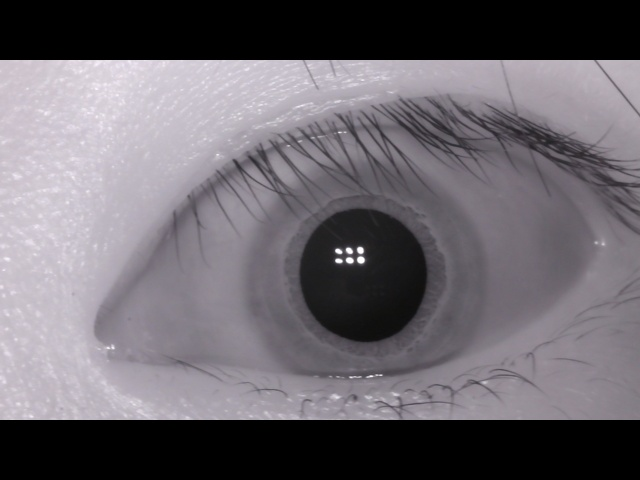
#> input picture photo/1/L/3.jpeg, 640 x 480 px, found by its file name
$ jupyter execute --allow-errors testIris.ipynb   (shell and % lines are left out)
#> lines starting #> are read from the running program, lines starting #| are printed output that depends on the picture; after the words box and inside, x2 and y2 are one past the last pixel; in counts of white or black regions, pixels touching at a corner belong together
### util/innerCircle.py
import numpy as np
import cv2


def innerCircle(img):
    """
    内圆检测
    :param img: cv2.imread() numpy.ndarrdy
    :return: 瞳孔霍夫圆参数 numpy.ndarray [x, y, r]
    """

    img = cv2.medianBlur(img, 11)
    ret, img = cv2.threshold(img, 50, 255, cv2.THRESH_BINARY)

    # [6 lines of commented-out code are left out]

    circles = cv2.HoughCircles(img, cv2.HOUGH_GRADIENT, 2, 5,
                               param1=110, param2=20, minRadius=20, maxRadius=130)
    circles = np.int16(np.around(circles))
    circles[0, :, 2] += 3

    return circles[0][0]

### util/feature.py
import os
import cv2
import pywt
import numpy as np

from util.innerCircle import innerCircle
from util.outerCircle import outerCircle
from util.normalize import normalize
from util.config import feature_dataset_path as fdp
from util.config import dataset_path as dp

height = 40
width = 512


# [18 lines left out: function generateFeatureDataset, not called in this run]


def getFeatureMap(img, mode='swt'):
    # 提取每张照片的特征
    inner = innerCircle(img)
    outer = outerCircle(img, inner)
    polar_array, polar_noise = normalize(img, outer[0], outer[1], outer[2], inner[0], inner[1], inner[2], height, width)
    if mode == 'swt':
        feature = swtFeatureMap(polar_array, wavelet='db3', level=7)  # 静态小波变换
    else:
        feature = mallatFeatureMap(polar_array, wavelet='db3', level=7)  # mallat小波变换
    return feature


# [27 lines left out: functions swtFeatureMap, mallatFeatureMap, not called in this run]

### testIris.ipynb
[cell 1]
import os
import numpy as np
from PIL import Image
import matplotlib.pyplot as plt

abs_path = os.walk(r".\intervalDataset")

dataSet = np.zeros((40, 280, 320))
i = 0
for path, dir_list, file_list in abs_path:
    for file_name in file_list:
        print(os.path.join(path, file_name))
        pil_img = Image.open(os.path.join(path, file_name))
        np_img = np.array(pil_img)
        dataSet[i] = np_img
        i += 1

[cell 2]
plt.imshow(dataSet[0, :, :], cmap='gray')
plt.show()

Canny边缘检测

[cell 3]
import cv2
import matplotlib.pyplot as plt

img = cv2.imread("./photo/dz/L/3.jpeg", 0)
#> img: shape (480, 640); min 0, max 255, mean 104.6
plt.imshow(img, cmap='gray')
# img = cv2.GaussianBlur(img, (3, 3), 0)
# ret, img = cv2.threshold(img, cv2.THRESH_OTSU, 255, cv2.THRESH_BINARY)
img = cv2.Canny(img, 45, 110)
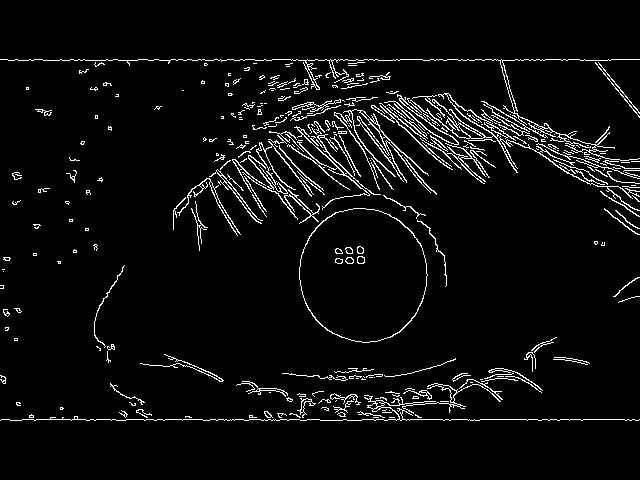
#> img: shape (480, 640); 4.7% white in thin lines or dots, all inside (x1, y1, x2, y2) = (0, 59, 640, 421)

# cv2.imshow('Canny', img)
# cv2.waitKey(0)
# cv2.destroyAllWindows()

二值化检测中心点

[cell 4]
img = cv2.imread("./photo/ycr/R/20.jpeg", 0)

#> (the rest of this cell did not finish here and is left out)

霍夫圆检测

[cell 5]
img = cv2.imread("./intervalDataset/001/R/S1001R08.jpg", 0)
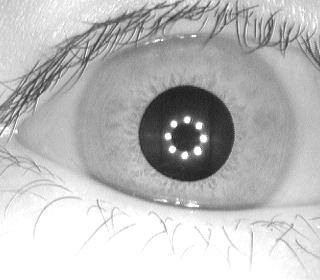
#> input picture intervalDataset/001/R/S1001R08.jpg, 320 x 280 px
#> img is the input picture: shape (280, 320); min 21, max 255, mean 187.6
img = cv2.GaussianBlur(img, (3, 3), 0)
img = cv2.Canny(img, 45, 110)
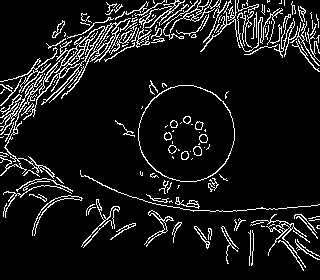
#> img: shape (280, 320); 9.1% white in thin lines or dots

cimg = cv2.cvtColor(img, cv2.COLOR_GRAY2BGR)
#> cimg: shape (280, 320, 3); 9.1% white in thin lines or dots
circles = cv2.HoughCircles(img, cv2.HOUGH_GRADIENT, 2, 50,
                           param1=110, param2=20, minRadius=10, maxRadius=130)
#> circles = 30 rows, first 8: [129, 123, 102.4], [209, 143, 128.8], [257, 125, 117.8], [197, 91, 91.4], [81, 151, 91.4], [141, 71, 65], [307, 125, 109], [247, 75, 71.6]
circles = np.int16(np.around(circles))
#> circles = 30 rows, first 8: [129, 123, 102], [209, 143, 129], [257, 125, 118], [197, 91, 91], [81, 151, 91], [141, 71, 65], [307, 125, 109], [247, 75, 72]
distance = np.zeros(len(circles[0]))
#> distance = 30 values from 0 to 0
#> (the rest of this cell did not finish here and is left out)

inner整合

[cell 6]
import cv2
from util.innerCircle import innerCircle

img = cv2.imread("./photo/lxy/L/6.jpeg", 0)
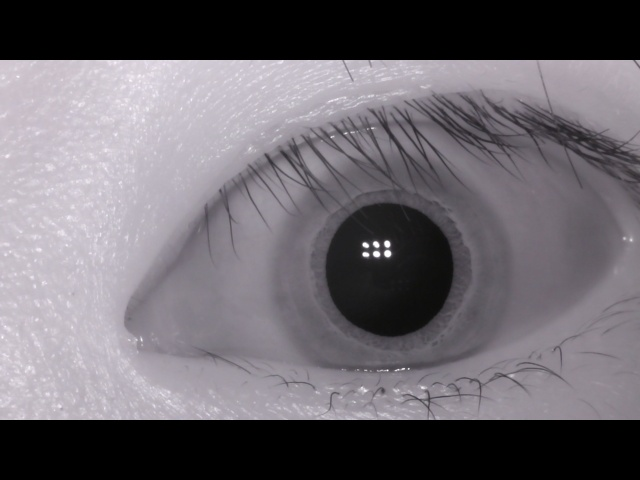
#> input picture photo/1/L/6.jpeg, 640 x 480 px, found by its file name
#> img: shape (480, 640); min 0, max 255, mean 105.7
cimg = cv2.cvtColor(img, cv2.COLOR_GRAY2BGR)
#> cimg: shape (480, 640, 3)

# center = getCenter(img)
inner = innerCircle(img)
#> in innerCircle, `ret, img = cv2.threshold(img, 50, 255, cv2.THRESH_BINARY)`:
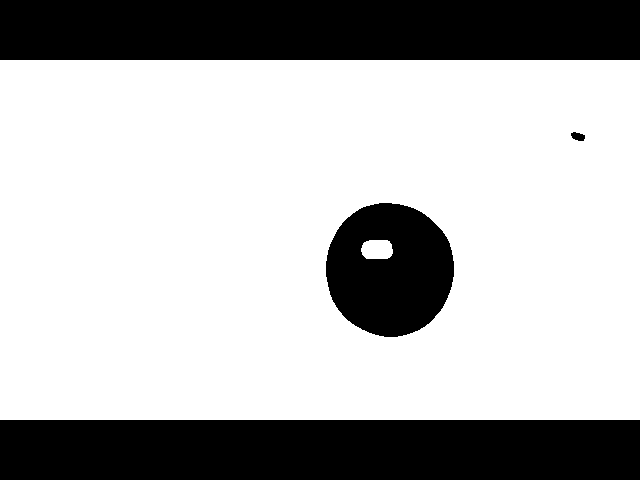
#> img: shape (480, 640); 70.8% white; 4 black regions, box (x1, y1, x2, y2) and area: (0, 0, 640, 60) 38400, (0, 420, 640, 480) 38400, (326, 203, 454, 337) 12928, (571, 132, 585, 141) 91
#> in innerCircle, `circles = cv2.HoughCircles(img, cv2.HOUGH_GRADIENT, 2, 5, param1=110, ..`: circles = 101 rows, first 8: [391, 269, 65.4], [397, 269, 71.4], [383, 269, 70.4], [391, 277, 59.6], [385, 275, 72.2], [377, 267, 75.8], [381, 281, 79.2], [403, 269, 77.4]
#> in innerCircle, `circles = np.int16(np.around(circles))`: circles = 101 rows, first 8: [391, 269, 65], [397, 269, 71], [383, 269, 70], [391, 277, 60], [385, 275, 72], [377, 267, 76], [381, 281, 79], [403, 269, 77]
#> inner = [391, 269, 68]
# draw the outer circle
cv2.circle(cimg, (inner[0], inner[1]), inner[2], (0, 255, 0), 2)
#> cimg: shape (480, 640, 3); mean B, G, R 105.4, 106.5, 105.4
# draw the center of the circle
cv2.circle(cimg, (inner[0], inner[1]), 2, (0, 0, 255), 3)
#> cimg: shape (480, 640, 3); mean B, G, R 105.4, 106.5, 105.4
# cv2.circle(cimg, (col_min, row_min), 2, (255, 0, 0), 3)
cv2.imshow('detected circles', cimg)
cv2.waitKey(0)
cv2.destroyAllWindows()

[cell 7]
import numpy as np
from cv2 import CV_32F

# img = cv2.imread("./intervalDataset/001/L/S1001L01.jpg", 0)
# img = cv2.GaussianBlur(img, (3, 3), 0)
# # clip_img = cv2.Canny(clip_img, 10, 50)
# kernel1 = np.array((
#     [0, 0, 0],
#     [-1, 0, 1],
#     [0, 0, 0]), dtype="float32")
# kernel2 = np.array((
#     [0, -1, 0],
#     [0, 0, 0],
#     [0, 1, 0]), dtype="float32")
# kernel3 = np.array((
#     [-1, 0, 0],
#     [0, 0, 0],
#     [0, 0, 1]), dtype="float32")
# kernel4 = np.array((
#     [0, 0, -1],
#     [0, 0, 0],
#     [1, 0, 0]), dtype="float32")
# img1 = cv2.filter2D(img, CV_32F, kernel1)
# img2 = cv2.filter2D(img, CV_32F, kernel2)
# img3 = cv2.filter2D(img, CV_32F, kernel3)
# img4 = cv2.filter2D(img, CV_32F, kernel4)
# X_img = img1 + 0.5 * (img3 + img4)
# Y_img = img2 + 0.5 * (img3 - img4)
# Grad_img = np.sqrt(np.square(X_img) + np.square(Y_img))
# Grad_img = cv2.convertScaleAbs(Grad_img)
# Grad_img = cv2.equalizeHist(Grad_img)
# cv2.imshow('Grad_img', Grad_img)
# cv2.waitKey(0)
# cv2.destroyAllWindows()

[cell 8]
import cv2
import numpy as np
from util.innerCircle import innerCircle

img = cv2.imread("./photo/lxy/R/2.jpeg", 0)
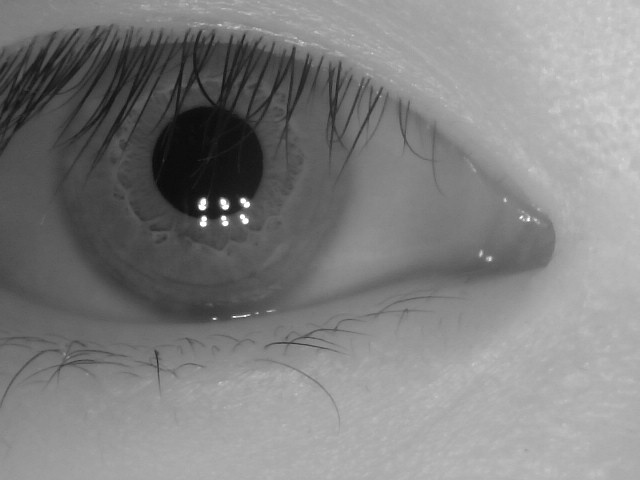
#> input picture photo/1/R/2.jpeg, 640 x 480 px, found by its file name
#> img is the input picture: shape (480, 640); min 11, max 255, mean 128.3
cimg = cv2.cvtColor(img, cv2.COLOR_GRAY2BGR)
cimg1 = cv2.cvtColor(img, cv2.COLOR_GRAY2BGR)
inner = innerCircle(img)
#> in innerCircle (call 2), `ret, img = cv2.threshold(img, 50, 255, cv2.THRESH_BINARY)`:
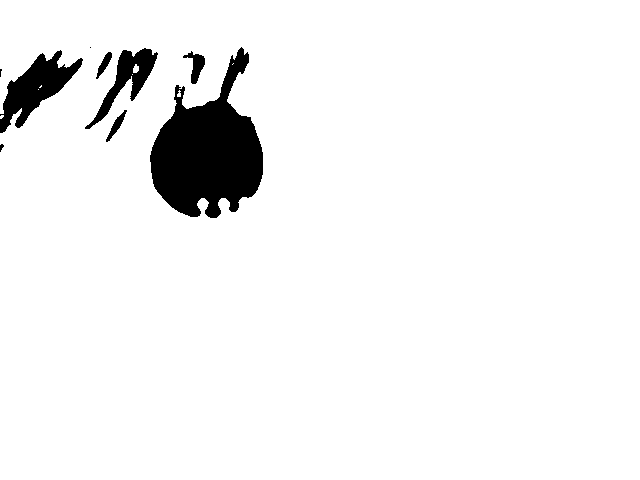
#> img: shape (480, 640); 94.8% white; 9 black regions (3 under 20 px), largest, box (x1, y1, x2, y2) and area: (150, 47, 263, 218) 10792, (0, 50, 83, 133) 2762, (85, 48, 158, 129) 1621, (183, 51, 205, 84) 315, (106, 110, 127, 142) 187, (96, 52, 112, 79) 162
#> in innerCircle (call 2), `circles = cv2.HoughCircles(img, cv2.HOUGH_GRADIENT, 2, 5, param1=110, ..`: circles = 577 rows, first 8: [205, 161, 57.2], [171, 165, 90.8], [147, 165, 115.6], [187, 135, 80.6], [187, 161, 75.4], [149, 159, 113.4], [141, 173, 122.2], [143, 155, 106.8]
#> in innerCircle (call 2), `circles = np.int16(np.around(circles))`: circles = 577 rows, first 8: [205, 161, 57], [171, 165, 91], [147, 165, 116], [187, 135, 81], [187, 161, 75], [149, 159, 113], [141, 173, 122], [143, 155, 107]
#> inner = [205, 161, 60]
clip_img = img[(inner[1] - inner[2]): (inner[1] + inner[2]), :]
clip_img = cv2.equalizeHist(clip_img)
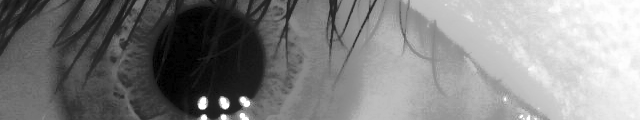
#> clip_img: shape (120, 640); min 0, max 255, mean 128.5
clip_img = cv2.GaussianBlur(clip_img, (9, 9), 0)
clip_img = cv2.medianBlur(clip_img, 9)
# img = cv2.medianBlur(img, 11)
# img = cv2.medianBlur(img, 11)
# eye_edges = cv2.Canny(clip_img, threshold1=15, threshold2=30, L2gradient=True)
circles = cv2.HoughCircles(clip_img, cv2.HOUGH_GRADIENT, 2, 5,
                           param1=30, param2=20, minRadius=int(inner[2] * 1.35), maxRadius=int(inner[2] * 3))
#> circles = 765 rows, first 8: [195, 39, 83.6], [193, 33, 86], [163, 17, 119.6], [179, 27, 101], [179, 15, 103.6], [187, 19, 96.6], [181, 21, 101.4], [175, 23, 107.2]
circles = np.int16(np.around(circles))
#> circles = 765 rows, first 8: [195, 39, 84], [193, 33, 86], [163, 17, 120], [179, 27, 101], [179, 15, 104], [187, 19, 97], [181, 21, 101], [175, 23, 107]
circles[0, :, 1] += inner[1] - inner[2]
# [4 lines of commented-out code are left out]

for shortest in circles[0, :]:
    # draw the outer circle
    cv2.circle(cimg, (shortest[0], shortest[1]), shortest[2], (0, 255, 0), 1)
    # draw the center of the circle
    cv2.circle(cimg, (shortest[0], shortest[1]), 2, (0, 0, 255), 3)
#> this loop made 765 passes
#> shortest on passes 1 to 3: [195, 140, 84], [193, 134, 86], [163, 118, 120]
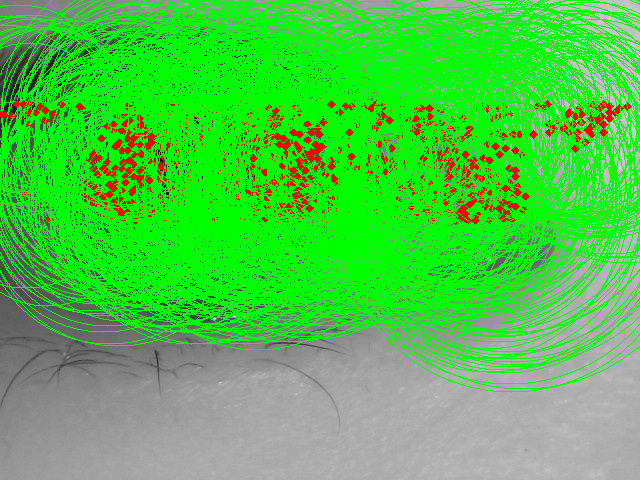
#> cimg: shape (480, 640, 3); mean B, G, R 68.7, 196.4, 78.7
distance = np.zeros(len(circles[0]))
#> distance = 765 values from 0 to 0
for index, value in enumerate(circles[0, :]):
    distance[index] = np.linalg.norm((np.array((inner[0], inner[1])) - np.array((value[0], value[1]))))
#> this loop made 765 passes
#> after the loop, distance = 765 values, max 425.6 at index 697, min 3.61 at index 10, mean 142.9
best_fit_index = np.argmin(distance)
#> best_fit_index = 10
best_fit = circles[0][np.argmin(distance)]
#> best_fit = [203, 164, 90]
# draw the outer circle
cv2.circle(cimg1, (best_fit[0], best_fit[1]), best_fit[2], (0, 255, 0), 2)
# draw the center of the circle
cv2.circle(cimg1, (best_fit[0], best_fit[1]), 2, (0, 0, 255), 3)
#> cimg1: shape (480, 640, 3); mean B, G, R 127.9, 129.3, 127.9
# draw the outer circle
cv2.circle(cimg1, (inner[0], inner[1]), inner[2], (0, 255, 0), 2)
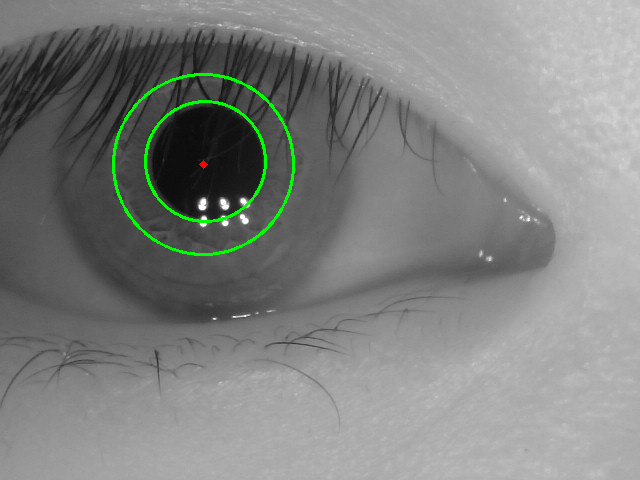
#> cimg1: shape (480, 640, 3); mean B, G, R 127.6, 130, 127.6
# draw the center of the circle
cv2.circle(cimg1, (inner[0], inner[1]), 2, (0, 0, 255), 3)
#> cimg1: shape (480, 640, 3); 0.01% of pixels changed, all inside (x1, y1, x2, y2) = (201, 157, 210, 164)
# cv2.imshow('detected circles', cimg)
# cv2.waitKey(0)
# cv2.destroyAllWindows()
cv2.imshow('detected circles', cimg1)
cv2.waitKey(0)
cv2.destroyAllWindows()

inner、outer整合

[cell 9]
import numpy as np
import cv2
from util.innerCircle import innerCircle
from util.outerCircle import outerCircle
from util.visualization import displayCircle

[cell 10]

img = cv2.imread("./intervalDataset/001/L/S1001L01.jpg", 0)
#> (the rest of this cell did not finish here and is left out)

去掉眼皮

[cell 11]
# [11 lines of commented-out code are left out]

规范化

[cell 12]
from util.normalize import normalize

height = 40
width = 512
#> (the rest of this cell did not finish here and is left out)

一维静态小波变换

[cell 13]
import pywt

level = 7
swt_list = np.zeros((height, level + 1, width))
#> (the rest of this cell did not finish here and is left out)

特征二值化

[cell 14]
for i in swt_list:
    for j in i:
        j[j > 0] = 1
        j[j < 0] = 0

特征可视化

[cell 15]
feature_7 = swt_list[:, 1, :]
feature_6 = swt_list[:, 2, :]
feature_5 = swt_list[:, 3, :]
feature_4 = swt_list[:, 4, :]
feature_3 = swt_list[:, 5, :]
feature_2 = swt_list[:, 6, :]
feature_1 = swt_list[:, 7, :]
#> (the rest of this cell did not finish here and is left out)

整合

[cell 16]
import numpy as np
import cv2
from util.innerCircle import innerCircle
from util.outerCircle import outerCircle
from util.visualization import displayCircle
from util.normalize import normalize
from util.feature import swtFeatureMap

height = 40
width = 512
img = cv2.imread("./intervalDataset/001/L/S1001L01.jpg", 0)
#> (the rest of this cell did not finish here and is left out)

[cell 17]
from util.feature import getFeatureMap

#> (the rest of this cell did not finish here and is left out)

feature_2 = getFeatureMap(cv2.imread("./intervalDataset/001/R/S1001R10.jpg", 0))
feature_3 = getFeatureMap(cv2.imread("./intervalDataset/002/L/S1002L03.jpg", 0))
same_distance = np.count_nonzero(feature_1 !=feature_2)
diff_distance = np.count_nonzero(feature_1 !=feature_3)
print(same_distance)
print(diff_distance)

一维Mallat小波变换

[cell 18]
import pywt

level = 7
#> level = 7
coeff_list = np.zeros((height, level + 1, width))
#> (the rest of this cell did not finish here and is left out)

[cell 19]
import numpy as np
from util.feature import getFeatureMap

#> (the rest of this cell did not finish here and is left out)
